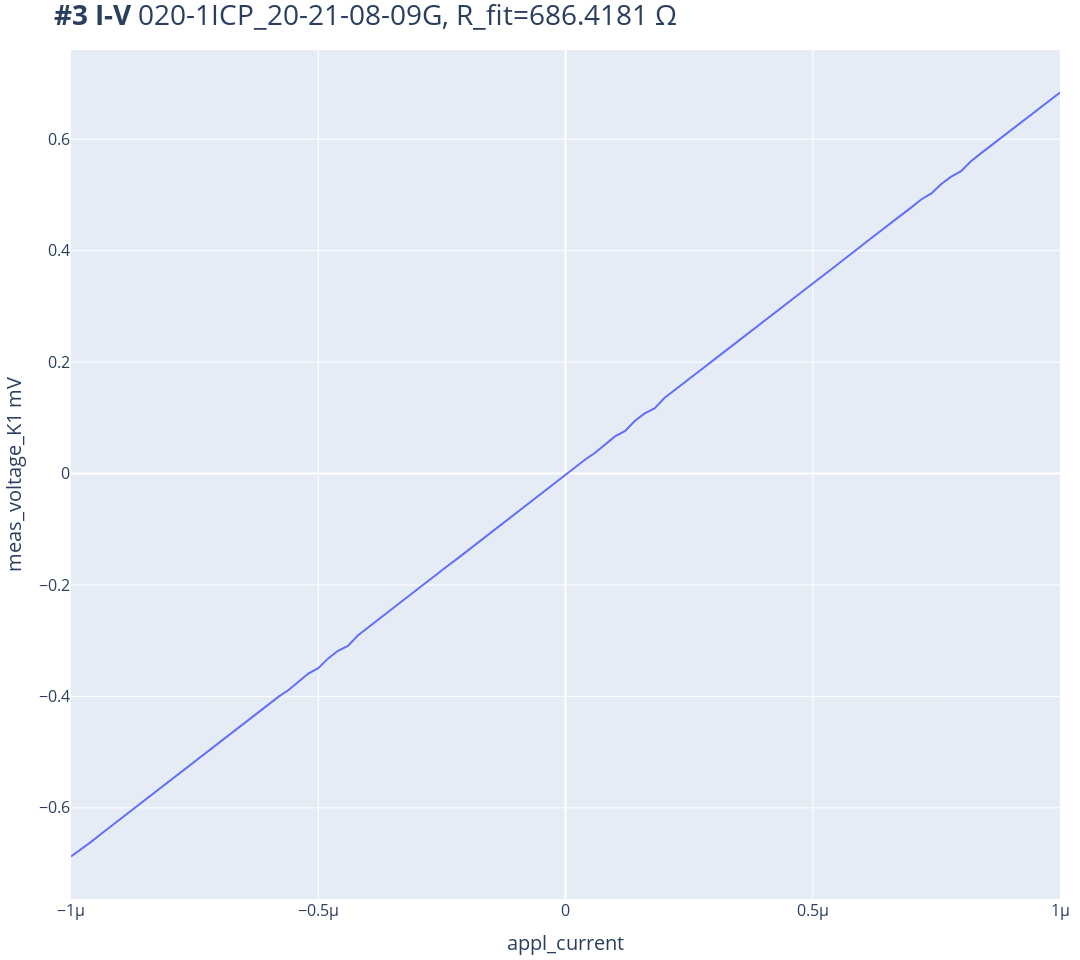
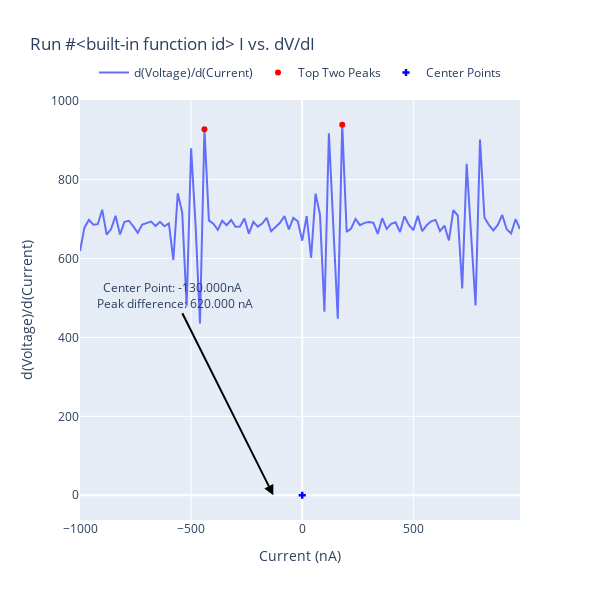

The cell these charts' notebook holds for them, in order:
### Code cell
I_range=1e-6
K2440.output(1)
appl_current(-I_range) #Limit:1e-5 Amp(1MOhms risistor),1e-6 Amp(10MOhms risistor)
sleep(2)
# station.snapshot(update=True);
exp = qc.new_experiment('I-V', sample_name='020-1ICP_20-21-08-09G')
dataid = do1d(appl_current, -I_range ,I_range, 101, 0.003, meas_voltage_K1)
appl_current(0)
K2440.output(0)

plot_by_id(dataid)
#save_path = r"C:\qcodes\personal_scripts\Albert\104\Plot\104_{}.png".format(dataid)  # Path to save the plot image
#autosave_plot_by_id(dataid, save_path)
# print(f"R = {get_R_from_IV(dataid)}")
# dataset = qc.load_by_id(dataid)
IV(dataid)
IV_diff(dataid)

### Figure 1 — Plotly figure (JSON) as saved in the notebook; plotly's stock layout.template omitted (floating-point values rounded to 4 significant figures)
{"data": [{"mode": "lines", "name": "Voltage vs. Current", "type": "scatter", "x": [-1e-06, -9.8e-07, -9.6e-07, -9.4e-07, -9.2e-07, -9e-07, -8.8e-07, -8.6e-07, -8.4e-07, -8.2e-07, -8e-07, -7.8e-07, -7.6e-07, -7.4e-07, -7.2e-07, -7e-07, -6.8e-07, -6.6e-07, -6.4e-07, -6.2e-07, -6e-07, -5.8e-07, -5.6e-07, -5.4e-07, -5.2e-07, -5e-07, -4.8e-07, -4.6e-07, -4.4e-07, -4.2e-07, -4e-07, -3.8e-07, -3.6e-07, -3.4e-07, -3.2e-07, -3e-07, -2.8e-07, -2.6e-07, -2.4e-07, -2.2e-07, -2e-07, -1.8e-07, -1.6e-07, -1.4e-07, -1.2e-07, -1e-07, -8e-08, -6e-08, -4e-08, -2e-08, 0, 2e-08, 4e-08, 6e-08, 8e-08, 1e-07, 1.2e-07, 1.4e-07, 1.6e-07, 1.8e-07, 2e-07, 2.2e-07, 2.4e-07, 2.6e-07, 2.8e-07, 3e-07, 3.2e-07, 3.4e-07, 3.6e-07, 3.8e-07, 4e-07, 4.2e-07, 4.4e-07, 4.6e-07, 4.8e-07, 5e-07, 5.2e-07, 5.4e-07, 5.6e-07, 5.8e-07, 6e-07, 6.2e-07, 6.4e-07, 6.6e-07, 6.8e-07, 7e-07, 7.2e-07, 7.4e-07, 7.6e-07, 7.8e-07, 8e-07, 8.2e-07, 8.4e-07, 8.6e-07, 8.8e-07, 9e-07, 9.2e-07, 9.4e-07, 9.6e-07, 9.8e-07, 1e-06], "y": [-0.6874, -0.6751, -0.6615, -0.6475, -0.6338, -0.6201, -0.6056, -0.5924, -0.5789, -0.5647, -0.5515, -0.5376, -0.5237, -0.5101, -0.4968, -0.4831, -0.4693, -0.4554, -0.4417, -0.4279, -0.4142, -0.4005, -0.3885, -0.3732, -0.3589, -0.3493, -0.3318, -0.318, -0.3093, -0.2908, -0.2769, -0.2631, -0.2496, -0.2357, -0.222, -0.2081, -0.1945, -0.1809, -0.1668, -0.1536, -0.1397, -0.1261, -0.1123, -0.09826, -0.08488, -0.07129, -0.05748, -0.04333, -0.02985, -0.01579, -0.0019, 0.011, 0.02515, 0.03719, 0.05248, 0.06669, 0.07599, 0.09434, 0.1078, 0.1168, 0.1356, 0.1489, 0.1624, 0.1765, 0.1901, 0.204, 0.2178, 0.2316, 0.2449, 0.2589, 0.2724, 0.2862, 0.3, 0.3134, 0.3275, 0.3412, 0.3546, 0.3688, 0.3822, 0.3959, 0.4098, 0.4237, 0.4371, 0.4508, 0.4637, 0.4781, 0.4923, 0.5028, 0.5196, 0.5329, 0.5425, 0.5606, 0.5746, 0.5884, 0.6018, 0.6155, 0.6297, 0.6432, 0.6565, 0.6705, 0.6839]}], "layout": {"height": 960, "margin": {"b": 10, "l": 10, "r": 10, "t": 50}, "title": {"font": {"size": 28}, "text": "<b>#3 I-V</b> 020-1ICP_20-21-08-09G, R_fit=686.4181 Ω"}, "width": 1080, "xaxis": {"tickfont": {"size": 16}, "title": {"font": {"size": 20}, "text": "appl_current"}}, "yaxis": {"tickfont": {"size": 16}, "title": {"font": {"size": 20}, "text": "meas_voltage_K1 mV"}}}}

### Figure 2 — Plotly figure (JSON) as saved in the notebook; plotly's stock layout.template omitted (floating-point values rounded to 4 significant figures)
{"data": [{"mode": "lines", "name": "d(Voltage)/d(Current)", "type": "scatter", "x": [-1000, -980.0, -960.0, -940, -920, -900, -880, -860, -840, -820, -800, -780, -760, -740, -720, -700, -680, -660, -640, -620, -600, -580, -560, -540, -520, -500, -480.0, -460, -440, -420, -400, -380, -360, -340, -320, -300, -280, -260, -240.0, -220, -200, -180, -160, -140, -120.0, -100.0, -80, -60.0, -40.0, -20, 0, 20, 40, 60.0, 80.0, 100, 120.0, 140, 160, 180, 200, 220, 240.0, 260, 280, 300, 320, 340, 360, 380, 400, 420, 440, 460, 480.0, 500, 520, 540, 560, 580, 600, 620, 640, 660, 680, 700, 720, 740, 760, 780, 800, 820, 840, 860, 880, 900, 920.0, 940, 960.0, 980.0], "y": [618.6, 678.2, 697.8, 685.7, 687.0, 723.7, 660.6, 674.8, 708.4, 661.0, 693.1, 695.8, 681.6, 665.3, 686.0, 690.3, 693.6, 682.3, 693.1, 681.9, 689.0, 596.2, 765.0, 716.1, 479.0, 879.5, 685.2, 435.6, 927.5, 696.7, 688.1, 672.7, 695.8, 684.3, 697.6, 680.4, 681.0, 701.3, 663.2, 693.0, 680.8, 688.5, 703.1, 669.0, 679.3, 690.7, 707.4, 673.8, 703.1, 694.6, 645.2, 707.4, 601.9, 764.5, 710.5, 465.0, 917.3, 675.3, 447.3, 939.1, 667.6, 676.1, 700.5, 684.7, 690.4, 692.8, 690.7, 662.7, 702.3, 675.1, 687.8, 691.9, 667.3, 707.0, 684.9, 672.0, 708.1, 669.2, 684.3, 694.3, 698.0, 669.5, 683.6, 645.9, 722.3, 709.1, 523.9, 840.2, 665.2, 481.1, 901.5, 704.0, 685.3, 671.5, 685.3, 710.4, 674.3, 663.8, 699.7, 674.7]}, {"marker": {"color": "red"}, "mode": "markers", "name": "Top Two Peaks", "type": "scatter", "x": [180, -440], "y": [939.1, 927.5]}, {"marker": {"color": "blue", "symbol": "cross"}, "mode": "markers", "name": "Center Points", "type": "scatter", "x": [-1.3e-07], "y": [0]}], "layout": {"annotations": [{"arrowcolor": "black", "arrowhead": 2, "arrowsize": 1, "arrowwidth": 2, "ax": -100, "ay": -200, "showarrow": true, "text": "Center Point: -130.000nA <br> Peak difference: 620.000 nA", "x": -130.0, "y": 0}], "height": 600, "legend": {"orientation": "h", "x": 0.5, "xanchor": "center", "y": 1.1, "yanchor": "top"}, "title": {"text": "Run #<built-in function id> I vs. dV/dI"}, "width": 600, "xaxis": {"title": {"text": "Current (nA)"}}, "yaxis": {"title": {"text": "d(Voltage)/d(Current)"}}}}
